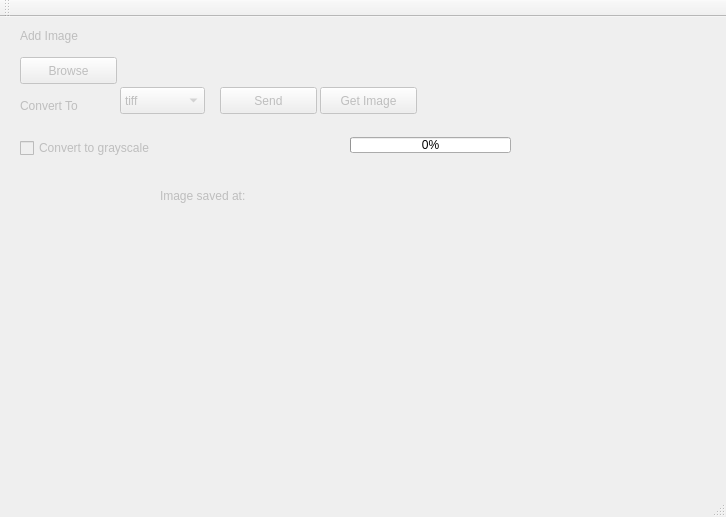
<?xml version="1.0" encoding="UTF-8"?>
<ui version="4.0">
 <class>MainWindow</class>
 <widget class="QMainWindow" name="MainWindow">
  <property name="geometry">
   <rect>
    <x>0</x>
    <y>0</y>
    <width>726</width>
    <height>517</height>
   </rect>
  </property>
  <property name="windowTitle">
   <string>Image client</string>
  </property>
  <widget class="QWidget" name="centralWidget">
   <widget class="QComboBox" name="comboBox">
    <property name="enabled">
     <bool>false</bool>
    </property>
    <property name="geometry">
     <rect>
      <x>120</x>
      <y>70</y>
      <width>85</width>
      <height>27</height>
     </rect>
    </property>
    <item>
     <property name="text">
      <string>tiff</string>
     </property>
    </item>
    <item>
     <property name="text">
      <string>gif</string>
     </property>
    </item>
    <item>
     <property name="text">
      <string>ppm</string>
     </property>
    </item>
    <item>
     <property name="text">
      <string>bmp</string>
     </property>
    </item>
    <item>
     <property name="text">
      <string>jpg</string>
     </property>
    </item>
    <item>
     <property name="text">
      <string>png</string>
     </property>
    </item>
    <item>
     <property name="text">
      <string>tga</string>
     </property>
    </item>
   </widget>
   <widget class="QPushButton" name="send">
    <property name="enabled">
     <bool>false</bool>
    </property>
    <property name="geometry">
     <rect>
      <x>220</x>
      <y>70</y>
      <width>97</width>
      <height>27</height>
     </rect>
    </property>
    <property name="text">
     <string>Send</string>
    </property>
   </widget>
   <widget class="QLabel" name="label">
    <property name="enabled">
     <bool>false</bool>
    </property>
    <property name="geometry">
     <rect>
      <x>20</x>
      <y>10</y>
      <width>81</width>
      <height>17</height>
     </rect>
    </property>
    <property name="text">
     <string>Add Image</string>
    </property>
   </widget>
   <widget class="QLabel" name="label_9">
    <property name="enabled">
     <bool>false</bool>
    </property>
    <property name="geometry">
     <rect>
      <x>20</x>
      <y>80</y>
      <width>81</width>
      <height>17</height>
     </rect>
    </property>
    <property name="text">
     <string>Convert To</string>
    </property>
   </widget>
   <widget class="QPushButton" name="browse">
    <property name="enabled">
     <bool>false</bool>
    </property>
    <property name="geometry">
     <rect>
      <x>20</x>
      <y>40</y>
      <width>97</width>
      <height>27</height>
     </rect>
    </property>
    <property name="text">
     <string>Browse</string>
    </property>
   </widget>
   <widget class="QLabel" name="dispPath">
    <property name="geometry">
     <rect>
      <x>125</x>
      <y>40</y>
      <width>321</width>
      <height>21</height>
     </rect>
    </property>
    <property name="text">
     <string/>
    </property>
   </widget>
   <widget class="QLabel" name="imgDisp">
    <property name="geometry">
     <rect>
      <x>20</x>
      <y>200</y>
      <width>311</width>
      <height>247</height>
     </rect>
    </property>
    <property name="sizePolicy">
     <sizepolicy hsizetype="Preferred" vsizetype="Preferred">
      <horstretch>0</horstretch>
      <verstretch>0</verstretch>
     </sizepolicy>
    </property>
    <property name="maximumSize">
     <size>
      <width>16777215</width>
      <height>16777215</height>
     </size>
    </property>
    <property name="text">
     <string/>
    </property>
   </widget>
   <widget class="QPushButton" name="GetImage">
    <property name="enabled">
     <bool>false</bool>
    </property>
    <property name="geometry">
     <rect>
      <x>320</x>
      <y>70</y>
      <width>97</width>
      <height>27</height>
     </rect>
    </property>
    <property name="text">
     <string>Get Image</string>
    </property>
   </widget>
   <widget class="QLabel" name="label_2">
    <property name="enabled">
     <bool>false</bool>
    </property>
    <property name="geometry">
     <rect>
      <x>160</x>
      <y>170</y>
      <width>111</width>
      <height>17</height>
     </rect>
    </property>
    <property name="text">
     <string>Image saved at:</string>
    </property>
   </widget>
   <widget class="QLabel" name="dispLabel2">
    <property name="geometry">
     <rect>
      <x>280</x>
      <y>170</y>
      <width>331</width>
      <height>17</height>
     </rect>
    </property>
    <property name="text">
     <string/>
    </property>
   </widget>
   <widget class="QLabel" name="imgDisp2">
    <property name="geometry">
     <rect>
      <x>380</x>
      <y>200</y>
      <width>311</width>
      <height>247</height>
     </rect>
    </property>
    <property name="sizePolicy">
     <sizepolicy hsizetype="Fixed" vsizetype="Fixed">
      <horstretch>0</horstretch>
      <verstretch>0</verstretch>
     </sizepolicy>
    </property>
    <property name="text">
     <string/>
    </property>
   </widget>
   <widget class="QProgressBar" name="progressBar">
    <property name="geometry">
     <rect>
      <x>350</x>
      <y>120</y>
      <width>161</width>
      <height>16</height>
     </rect>
    </property>
    <property name="value">
     <number>0</number>
    </property>
   </widget>
   <widget class="QLabel" name="Sending">
    <property name="geometry">
     <rect>
      <x>200</x>
      <y>120</y>
      <width>131</width>
      <height>20</height>
     </rect>
    </property>
    <property name="text">
     <string/>
    </property>
    <property name="alignment">
     <set>Qt::AlignRight|Qt::AlignTrailing|Qt::AlignVCenter</set>
    </property>
    <property name="wordWrap">
     <bool>true</bool>
    </property>
   </widget>
   <widget class="QCheckBox" name="checkBox">
    <property name="enabled">
     <bool>false</bool>
    </property>
    <property name="geometry">
     <rect>
      <x>20</x>
      <y>120</y>
      <width>171</width>
      <height>22</height>
     </rect>
    </property>
    <property name="text">
     <string>Convert to grayscale</string>
    </property>
   </widget>
  </widget>
  <widget class="QMenuBar" name="menuBar">
   <property name="geometry">
    <rect>
     <x>0</x>
     <y>0</y>
     <width>726</width>
     <height>25</height>
    </rect>
   </property>
  </widget>
  <widget class="QToolBar" name="mainToolBar">
   <attribute name="toolBarArea">
    <enum>TopToolBarArea</enum>
   </attribute>
   <attribute name="toolBarBreak">
    <bool>false</bool>
   </attribute>
  </widget>
  <widget class="QStatusBar" name="statusBar"/>
 </widget>
 <layoutdefault spacing="6" margin="11"/>
 <resources/>
 <connections>
  <connection>
   <sender>browse</sender>
   <signal>clicked(bool)</signal>
   <receiver>MainWindow</receiver>
   <slot>getImageName()</slot>
   <hints>
    <hint type="sourcelabel">
     <x>68</x>
     <y>91</y>
    </hint>
    <hint type="destinationlabel">
     <x>291</x>
     <y>228</y>
    </hint>
   </hints>
  </connection>
  <connection>
   <sender>send</sender>
   <signal>clicked(bool)</signal>
   <receiver>MainWindow</receiver>
   <slot>sendImage()</slot>
   <hints>
    <hint type="sourcelabel">
     <x>268</x>
     <y>121</y>
    </hint>
    <hint type="destinationlabel">
     <x>360</x>
     <y>258</y>
    </hint>
   </hints>
  </connection>
  <connection>
   <sender>GetImage</sender>
   <signal>clicked(bool)</signal>
   <receiver>MainWindow</receiver>
   <slot>ReceiveImage()</slot>
   <hints>
    <hint type="sourcelabel">
     <x>368</x>
     <y>121</y>
    </hint>
    <hint type="destinationlabel">
     <x>360</x>
     <y>258</y>
    </hint>
   </hints>
  </connection>
 </connections>
 <slots>
  <slot>getImageName()</slot>
  <slot>sendImage()</slot>
  <slot>ReceiveImage()</slot>
 </slots>
</ui>
